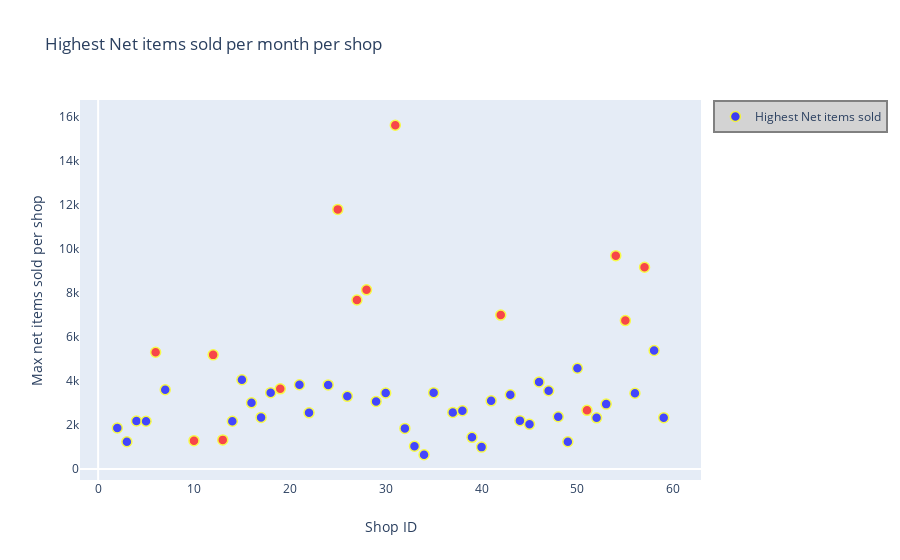

This figure's notebook cell:
### Code cell
# scatter plot using one few features indepently to depict the clustering results//
# Plot data//
data = [go.Scatter(
    y = shop_df['highest_total_items_sold_permonth'],
    x = shop_df['shop_id'],
    name = 'Highest Net items sold',
    text = 'Max net items sold',
    mode = 'markers',
    marker = dict(
        size = 10,
        color = shop_df['colour'],
        line = dict(
            width = 1.5,
            color = 'yellow',
        )
    ),
    opacity = 0.7
)]

# Create/Design layout for the plot
layout = dict(title = 'Highest Net items sold per month per shop',
              yaxis = dict(title='Max net items sold per shop',
                        showgrid=False,
                    ),
              xaxis = dict(title='Shop ID',
                        showgrid=False,
                    ),
              showlegend=True,
              legend=dict(bgcolor='lightgray',
                        bordercolor='gray',
                        borderwidth=2
                    )
             )

# Combine data and layout into a single figure
fig = dict(data=data, layout=layout)

# IPython notebook- plot
iplot(fig, filename='scatter-sentimentscore')

### Figure 1 — Plotly figure (JSON) as saved in the notebook; plotly's stock layout.template omitted (floating-point values rounded to 4 significant figures)
{"data": [{"marker": {"color": ["blue", "blue", "blue", "blue", "red", "blue", "red", "red", "red", "blue", "blue", "blue", "blue", "blue", "red", "blue", "blue", "blue", "red", "blue", "red", "red", "blue", "blue", "red", "blue", "blue", "blue", "blue", "blue", "blue", "blue", "blue", "blue", "red", "blue", "blue", "blue", "blue", "blue", "blue", "blue", "blue", "red", "blue", "blue", "red", "red", "blue", "red", "blue", "blue"], "line": {"color": "yellow", "width": 1.5}, "size": 10}, "mode": "markers", "name": "Highest Net items sold", "opacity": 0.7, "text": "Max net items sold", "type": "scatter", "x": [2, 3, 4, 5, 6, 7, 10, 12, 13, 14, 15, 16, 17, 18, 19, 21, 22, 24, 25, 26, 27, 28, 29, 30, 31, 32, 33, 34, 35, 37, 38, 39, 40, 41, 42, 43, 44, 45, 46, 47, 48, 49, 50, 51, 52, 53, 54, 55, 56, 57, 58, 59], "y": [1867, 1244, 2187, 2176, 5311, 3608, 1292, 5194, 1329, 2176, 4061, 3012, 2349, 3476, 3651, 3835, 2559, 3828, 11808, 3310, 7686, 8150, 3078, 3462, 15633, 1852, 1040, 653, 3476, 2578, 2655, 1445, 1000, 3103, 7002, 3382, 2204, 2035, 3964, 3562, 2381, 1243, 4588, 2672, 2330, 2955, 9704, 6753, 3448, 9177, 5393, 2339]}], "layout": {"legend": {"bgcolor": "lightgray", "bordercolor": "gray", "borderwidth": 2}, "showlegend": true, "title": {"text": "Highest Net items sold per month per shop"}, "xaxis": {"showgrid": false, "title": {"text": "Shop ID"}}, "yaxis": {"showgrid": false, "title": {"text": "Max net items sold per shop"}}}}
